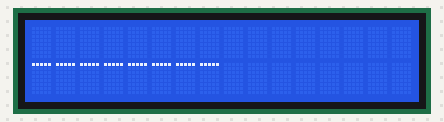
The sketch below on a simulated Arduino Uno, built with avr-gcc and run on an emulated ATmega328P. On the bench: 16×2 character LCD.

Above: at 0.39 s.
At 11.95 s:
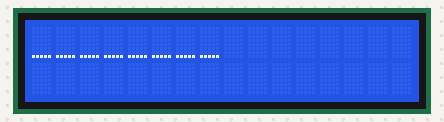
At 23.66 s:
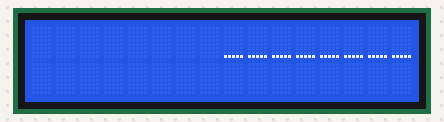
At 46.9 s:
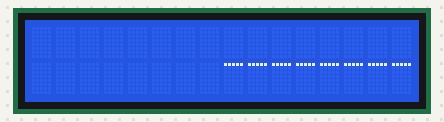

The sketch:

big-lcd.ino
```cpp
#include <math.h>

#include <LiquidCrystal.h>
#include "deps.h"


const int rs = 12, en = 11, d4 = 5, d5 = 4, d6 = 3, d7 = 2;

LiquidCrystal lcd(rs, en, d4, d5, d6, d7);

char frame[] = {
    '1', '2', '3', '4', '5', '6', '7', '8', '9', 'a', 'b', 'c', 'd', 'e', 'f', 'g',
    'h', 'i', 'j', 'k', 'l', 'm', 'n', 'o', 'p', 'q', 'r', 's', '0', '0', '0', '0',
};


#define RAD2DEG M_PI/360.0*2.0
#define DEG2RAD 360.0/M_PI/2.0


void setup() {
    lcd.begin(16, 2);
}

static void customclear()  {
    // ensures all custom character slots are clear before new custom
    // characters can be defined.
    byte blank[8] = {B00000, B00000, B00000, B00000, B00000, B00000, B00000, B00000};
    for(int i = 0; i < 8; i++) {
        lcd.createChar(i, blank);
    }
}

// int RENDER_TOGGLE = 0;
static int RENDER_STATE = 0;
// #define RENDER_TOP_START (RENDER_STATE == 0)
// #define RENDER_TOP_END (RENDER_STATE == 1)
// #define RENDER_BOT_START (RENDER_STATE == 2)
// #define RENDER_BOT_END (RENDER_STATE == 3)


static void run_top_left() {
    lcd.createChar(byte(0), top_character_01);
    lcd.createChar(byte(1), top_character_02);
    lcd.createChar(byte(2), top_character_03);
    lcd.createChar(byte(3), top_character_04);
    lcd.createChar(byte(4), top_character_05);
    lcd.createChar(byte(5), top_character_06);
    lcd.createChar(byte(6), top_character_07);
    lcd.createChar(byte(7), top_character_08);

    lcd.setCursor(0, 0);
    lcd.write(byte(0));
    lcd.write(byte(1));
    lcd.write(byte(2));
    lcd.write(byte(3));
    lcd.write(byte(4));
    lcd.write(byte(5));
    lcd.write(byte(6));
    lcd.write(byte(7));
}

static void run_top_right() {
    lcd.createChar(byte(0), top_character_09);
    lcd.createChar(byte(1), top_character_10);
    lcd.createChar(byte(2), top_character_11);
    lcd.createChar(byte(3), top_character_12);
    lcd.createChar(byte(4), top_character_13);
    lcd.createChar(byte(5), top_character_14);
    lcd.createChar(byte(6), top_character_15);
    lcd.createChar(byte(7), top_character_16);

    lcd.setCursor(8, 0);
    lcd.write(byte(0));
    lcd.write(byte(1));
    lcd.write(byte(2));
    lcd.write(byte(3));
    lcd.write(byte(4));
    lcd.write(byte(5));
    lcd.write(byte(6));
    lcd.write(byte(7));
}

static void run_bot_left() {
    lcd.createChar(byte(0), bot_character_01);
    lcd.createChar(byte(1), bot_character_02);
    lcd.createChar(byte(2), bot_character_03);
    lcd.createChar(byte(3), bot_character_04);
    lcd.createChar(byte(4), bot_character_05);
    lcd.createChar(byte(5), bot_character_06);
    lcd.createChar(byte(6), bot_character_07);
    lcd.createChar(byte(7), bot_character_08);

    lcd.setCursor(0, 1);
    lcd.write(byte(0));
    lcd.write(byte(1));
    lcd.write(byte(2));
    lcd.write(byte(3));
    lcd.write(byte(4));
    lcd.write(byte(5));
    lcd.write(byte(6));
    lcd.write(byte(7));
}

static void run_bot_right() {
    lcd.createChar(byte(0), bot_character_09);
    lcd.createChar(byte(1), bot_character_10);
    lcd.createChar(byte(2), bot_character_11);
    lcd.createChar(byte(3), bot_character_12);
    lcd.createChar(byte(4), bot_character_13);
    lcd.createChar(byte(5), bot_character_14);
    lcd.createChar(byte(6), bot_character_15);
    lcd.createChar(byte(7), bot_character_16);

    lcd.setCursor(8, 1);
    lcd.write(byte(0));
    lcd.write(byte(1));
    lcd.write(byte(2));
    lcd.write(byte(3));
    lcd.write(byte(4));
    lcd.write(byte(5));
    lcd.write(byte(6));
    lcd.write(byte(7));
}

static void finalize() {
    delay(40);
    lcd.clear();
    update_char_buffers();
}

void loop() {
    if (RENDER_STATE == 0) {
        RENDER_STATE = 1;
        run_top_left();
        finalize();
        return;
    }
    if (RENDER_STATE == 1) {
        RENDER_STATE = 2;
        run_top_right();
        finalize();
        return;
    }
    if (RENDER_STATE == 2) {
        RENDER_STATE = 3;
        run_bot_left();
        finalize();
        return;
    }
    if (RENDER_STATE == 3) {
        RENDER_STATE = 4;
        run_bot_right();
        finalize();
        return;
    }
    if (RENDER_STATE == 4) {
        RENDER_STATE = 0;
        // delay(1000);
        return;
    }
}
```

deps.h
```cpp
#ifdef DESKTOP_DEBUG_MODE
#include <stdio.h>
#include <assert.h>
#endif /* MACRO */

#define GET_BIT(bitstr,index) ((bitstr >> index) & 1)
#define SET_BIT(bitstr,index,new_value) (bitstr ^= (-new_value ^ bitstr) & (1UL << index))

int modulo_euclidean(int a, int b) {
    int m = a % b;
    if (m < 0) {
        // m += (b < 0) ? -b : b; // avoid this form: it is UB when b == INT_MIN
        m = (b < 0) ? m - b : m + b;
    }
    return m;
}

#ifdef DESKTOP_DEBUG_MODE
void print_5_bits(byte state) {
    printf(
        "RESULT: %d %d %d %d %d\n",
        GET_BIT(state, 4),
        GET_BIT(state, 3),
        GET_BIT(state, 2),
        GET_BIT(state, 1),
        GET_BIT(state, 0)
    );
}
#endif /* MACRO */

int history[80] = {
    0,-1,-2,-3,-4,-5,-6,-7,-8,-7,-6,-5,-4,-3,-2,-1,
    0,1,2,3,4,5,6,7,8,7,6,5,4,3,2,1,
    0,0,0,0,0,0,0,0,0,0,0,0,0,0,0,0,
    0,0,0,0,0,0,0,0,0,0,0,0,0,0,0,0,
    0,0,1,2,3,4,4,3,2,1,0,0,0,1,1,0,
};

byte top_character_01[8] = {B00000, B00000, B00000, B00000, B00000, B00000, B00000, B00000};
byte top_character_02[8] = {B00000, B00000, B00000, B00000, B00000, B00000, B00000, B00000};
byte top_character_03[8] = {B00000, B00000, B00000, B00000, B00000, B00000, B00000, B00000};
byte top_character_04[8] = {B00000, B00000, B00000, B00000, B00000, B00000, B00000, B00000};
byte top_character_05[8] = {B00000, B00000, B00000, B00000, B00000, B00000, B00000, B00000};
byte top_character_06[8] = {B00000, B00000, B00000, B00000, B00000, B00000, B00000, B00000};
byte top_character_07[8] = {B00000, B00000, B00000, B00000, B00000, B00000, B00000, B00000};
byte top_character_08[8] = {B00000, B00000, B00000, B00000, B00000, B00000, B00000, B00000};
byte top_character_09[8] = {B00000, B00000, B00000, B00000, B00000, B00000, B00000, B00000};
byte top_character_10[8] = {B00000, B00000, B00000, B00000, B00000, B00000, B00000, B00000};
byte top_character_11[8] = {B00000, B00000, B00000, B00000, B00000, B00000, B00000, B00000};
byte top_character_12[8] = {B00000, B00000, B00000, B00000, B00000, B00000, B00000, B00000};
byte top_character_13[8] = {B00000, B00000, B00000, B00000, B00000, B00000, B00000, B00000};
byte top_character_14[8] = {B00000, B00000, B00000, B00000, B00000, B00000, B00000, B00000};
byte top_character_15[8] = {B00000, B00000, B00000, B00000, B00000, B00000, B00000, B00000};
byte top_character_16[8] = {B00000, B00000, B00000, B00000, B00000, B00000, B00000, B00000};

byte bot_character_01[8] = {B00000, B00000, B00000, B00000, B00000, B00000, B00000, B00000};
byte bot_character_02[8] = {B00000, B00000, B00000, B00000, B00000, B00000, B00000, B00000};
byte bot_character_03[8] = {B00000, B00000, B00000, B00000, B00000, B00000, B00000, B00000};
byte bot_character_04[8] = {B00000, B00000, B00000, B00000, B00000, B00000, B00000, B00000};
byte bot_character_05[8] = {B00000, B00000, B00000, B00000, B00000, B00000, B00000, B00000};
byte bot_character_06[8] = {B00000, B00000, B00000, B00000, B00000, B00000, B00000, B00000};
byte bot_character_07[8] = {B00000, B00000, B00000, B00000, B00000, B00000, B00000, B00000};
byte bot_character_08[8] = {B00000, B00000, B00000, B00000, B00000, B00000, B00000, B00000};
byte bot_character_09[8] = {B00000, B00000, B00000, B00000, B00000, B00000, B00000, B00000};
byte bot_character_10[8] = {B00000, B00000, B00000, B00000, B00000, B00000, B00000, B00000};
byte bot_character_11[8] = {B00000, B00000, B00000, B00000, B00000, B00000, B00000, B00000};
byte bot_character_12[8] = {B00000, B00000, B00000, B00000, B00000, B00000, B00000, B00000};
byte bot_character_13[8] = {B00000, B00000, B00000, B00000, B00000, B00000, B00000, B00000};
byte bot_character_14[8] = {B00000, B00000, B00000, B00000, B00000, B00000, B00000, B00000};
byte bot_character_15[8] = {B00000, B00000, B00000, B00000, B00000, B00000, B00000, B00000};
byte bot_character_16[8] = {B00000, B00000, B00000, B00000, B00000, B00000, B00000, B00000};


static void update_history_at_index(byte top_character[8], byte bot_character[8], int _start) {
    int start = start;
    int end = start + 5;
    for (int i = start; i < end; i++) {
        // SET_BIT(bot_character[7], i, 1);
        switch (history[0])
        {
        case 8:
            top_character[0] = SET_BIT(top_character[0], i, 1);
            break;
        case 7:
            top_character[1] = SET_BIT(top_character[1], i, 1);
            break;
        case 6:
            top_character[2] = SET_BIT(top_character[2], i, 1);
            break;
        case 5:
            top_character[3] = SET_BIT(top_character[3], i, 1);
            break;
        case 4:
            top_character[4] = SET_BIT(top_character[4], i, 1);
            break;
        case 3:
            top_character[5] = SET_BIT(top_character[5], i, 1);
            break;
        case 2:
            top_character[6] = SET_BIT(top_character[6], i, 1);
            break;
        case 1:
            top_character[7] = SET_BIT(top_character[7], i, 1);
            break;
        case 0:
            top_character[7] = SET_BIT(top_character[7], i, 1);
            bot_character[0] = SET_BIT(bot_character[0], i, 1);
            break;
        case -1:
            bot_character[0] = SET_BIT(bot_character[0], i, 1);
            break;
        case -2:
            bot_character[1] = SET_BIT(bot_character[1], i, 1);
            break;
        case -3:
            bot_character[2] = SET_BIT(bot_character[2], i, 1);
            break;
        case -4:
            bot_character[3] = SET_BIT(bot_character[3], i, 1);
            break;
        case -5:
            bot_character[4] = SET_BIT(bot_character[4], i, 1);
            break;
        case -6:
            bot_character[5] = SET_BIT(bot_character[5], i, 1);
            break;
        case -7:
            bot_character[6] = SET_BIT(bot_character[6], i, 1);
            break;
        case -8:
            bot_character[7] = SET_BIT(bot_character[7], i, 1);
            break;
        }
    }
}

void update_char_buffers() {
    update_history_at_index(top_character_01, bot_character_01, 5 * 0);
    update_history_at_index(top_character_02, bot_character_02, 5 * 1);
    update_history_at_index(top_character_03, bot_character_03, 5 * 2);
    update_history_at_index(top_character_04, bot_character_04, 5 * 3);
    update_history_at_index(top_character_05, bot_character_05, 5 * 4);
    update_history_at_index(top_character_06, bot_character_06, 5 * 5);
    update_history_at_index(top_character_07, bot_character_07, 5 * 6);
    update_history_at_index(top_character_08, bot_character_08, 5 * 7);
    update_history_at_index(top_character_09, bot_character_09, 5 * 8);
    update_history_at_index(top_character_10, bot_character_10, 5 * 9);
    update_history_at_index(top_character_11, bot_character_11, 5 * 10);
    update_history_at_index(top_character_12, bot_character_12, 5 * 11);
    update_history_at_index(top_character_13, bot_character_13, 5 * 12);
    update_history_at_index(top_character_14, bot_character_14, 5 * 13);
    update_history_at_index(top_character_15, bot_character_15, 5 * 14);
    update_history_at_index(top_character_16, bot_character_16, 5 * 15);
}

void tick_history(int new_value) {
    int starting_value = history[0];
    for (int i = 0; i < 80; i++) {
        if (i == 80 - 1) {
            history[i] = new_value;
            continue;
        }
        history[i] = history[i + 1];
    }
}


// void tick_characters() {
//     if history[0] ==
// }
```

main.c
```cpp
#ifdef DESKTOP_DEBUG_MODE

#include <math.h>
#include <stdint.h>
#include <stdio.h>
#include <stdbool.h>

#define byte uint8_t

#include "desktop/binary.h"
#include "deps.h"

void print_history() {
    for (int i = 0; i < 80; i++) {
        printf("%d ", history[i]);
    }
    printf("\n");
}


// static byte set_bit(byte bitstr, int index, int new_value) {
//     return bitstr ^= (-new_value ^ bitstr) & (1UL << index);
// }


int main() {
    printf("RUNNING:\n");
    // print_history();
    // tick_history(0);
    // print_history();

    // byte top_character[8] = {B00000, B00000, B00000, B00000, B00000, B00000, B00000, B00000};
    // byte bottom_character[8] = {B00000, B00000, B00000, B00000, B00000, B00000, B00000, B00000};

    // get_character(14, top_character, bottom_character);

    // print_5_bits(top_character[0]);
    // print_5_bits(top_character[1]);
    // print_5_bits(top_character[2]);
    // print_5_bits(top_character[3]);
    // print_5_bits(top_character[4]);
    // print_5_bits(top_character[5]);
    // print_5_bits(top_character[6]);
    // print_5_bits(top_character[7]);

    // printf("\nRESULKT: %hhu\n", top_character[0]);
    // printf("%hhx", top_character[0]);

    byte top_character[8] = {B00000, B00000, B00000, B00000, B00000, B00000, B00000, B00000};
    byte bottom_character[8] = {B00000, B00000, B00000, B00000, B00000, B00000, B00000, B00000};

    get_character(0, top_character, bottom_character);

    print_5_bits(top_character[0]);
    print_5_bits(top_character[1]);
    print_5_bits(top_character[2]);
    print_5_bits(top_character[3]);
    print_5_bits(top_character[4]);
    print_5_bits(top_character[5]);
    print_5_bits(top_character[6]);
    print_5_bits(top_character[7]);


    // for (uint8_t i = 0; i < 16; i++) {
    //     printf("%hhu\n", (uint8_t)(i));
    //     printf("%hhu\n", (uint8_t)(255 - i));
    // }

    // int state = 0;
    // printf("%d\n", state);
    // state = (state + 1) % 4;
    // printf("%d\n", state);
    // state = (state + 1) % 4;
    // printf("%d\n", state);
    // state = (state + 1) % 4;
    // printf("%d\n", state);
    // state = (state + 1) % 4;
    // printf("%d\n", state);
    // state = (state + 1) % 4;
    // printf("%d\n", state);
    // state = (state + 1) % 4;
    // printf("%d\n", state);
    // state = (state + 1) % 4;
    // printf("%d\n", state);
    // state = (state + 1) % 4;
    // printf("%d\n", state);
    // state = (state + 1) % 4;
    // printf("%d\n", state);
    // state = (state + 1) % 4;
    // printf("%d\n", state);

    int a = -2;
    int b = 8;

    // printf("%d\n", modulo_euclidean(a, b));

    printf("\n");
    return 0;
}

#endif /* DESKTOP_DEBUG_MODE */
```
